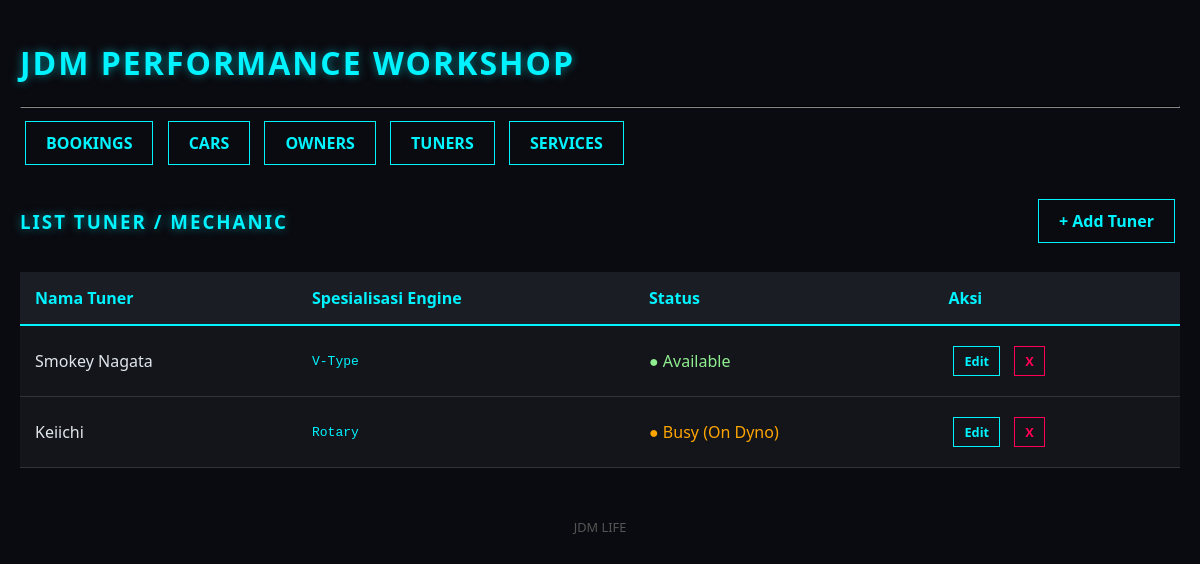
/index.php?page=mech_list, run on an earlier commit of the app's database.
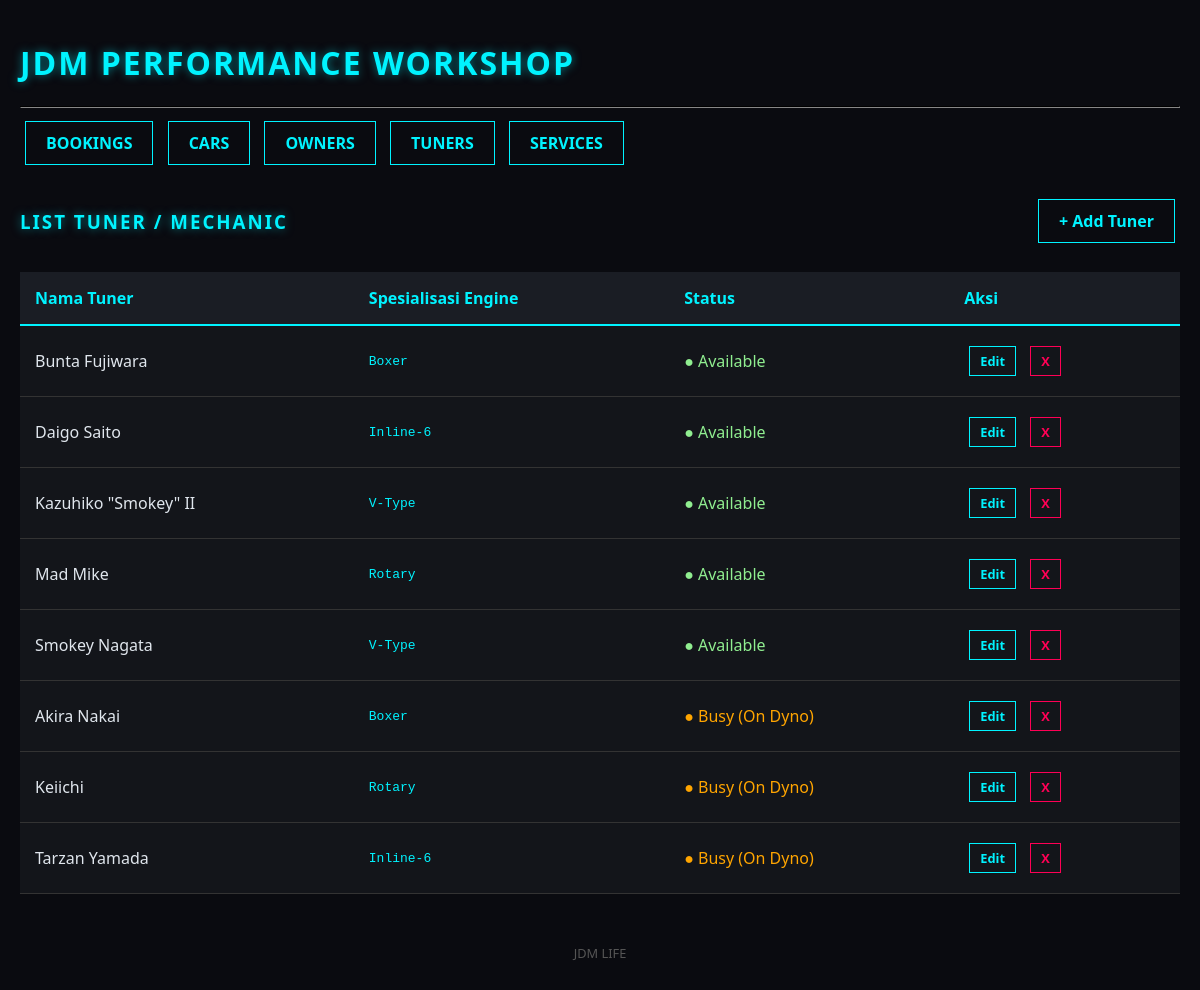
And on a later commit of the database.
### tables this page shows
CREATE TABLE `mechanics` (
  `id` int(11) NOT NULL,
  `nama_tuner` varchar(100) NOT NULL,
  `spesialisasi` enum('Rotary','Inline-6','Boxer','V-Type') NOT NULL,
  `status` enum('Available','Busy') DEFAULT 'Available'
);

### config/Database.php (called while the page is built, shortened)
<?php
class Database {
    protected $host = "localhost";
    protected $user = "root";
    protected $password = "";
    protected $db_name = "jdm_workshop";
    protected $conn;
    public function __construct() {
        $this->conn = new mysqli($this->host, $this->user, $this->password, $this->db_name);
    }
    public function execute($query) {
        return $this->conn->query($query);
    }
}
?>

### models/MechanicModel.php (called while the page is built, shortened)
<?php
include_once 'config/Database.php';
class MechanicModel extends Database {
    public function getAllMechanics() {
        $query = "SELECT * FROM mechanics ORDER BY status ASC, nama_tuner ASC";
        return $this->execute($query);
    }
}
?>

### views/mechanics/list.php (the view)
<?php include 'views/templates/header.php'; ?>
<div style="display: flex; justify-content: space-between; align-items: center;">
    <h3>List Tuner / Mechanic</h3>
    <a href="index.php?page=mech_add" class="btn">+ Add Tuner</a>
</div>
<table>
    <thead>
        <tr>
            <th>Nama Tuner</th>
            <th>Spesialisasi Engine</th>
            <th>Status</th>
            <th>Aksi</th>
        </tr>
    </thead>
    <tbody>
        <?php foreach ($viewModel->mechList as $mech): ?>
        <tr>
            <td><?= $mech->nama ?></td>
            <td style="font-family:monospace; color:var(--neon-blue)"><?= $mech->spec ?></td>
            <td><?= $mech->status_display ?></td>
            <td>
                <a href="index.php?page=mech_edit&id=<?= $mech->id ?>" class="btn" style="padding:5px 10px; font-size:0.8em">Edit</a>
                <a href="index.php?page=mech_delete&id=<?= $mech->id ?>" class="btn btn-danger" style="padding:5px 10px; font-size:0.8em" onclick="return confirm('Hapus tuner?')">X</a>
            </td>
        </tr>
        <?php endforeach; ?>
    </tbody>
</table>
<?php include 'views/templates/footer.php'; ?>

### viewmodels/MechanicViewModel.php (shortened to what this page needs)
<?php
include_once 'models/MechanicModel.php';
class MechanicViewModel {
    private $model;
    public function __construct() {
        $this->model = new MechanicModel();
    }
    public function viewMechanics() {
        $result = $this->model->getAllMechanics();
        while ($row = $result->fetch_assoc()) {
            $mech = new stdClass();
            $mech->id = $row['id'];
            $mech->nama = $row['nama_tuner'];
            $mech->spec = $row['spesialisasi'];
            if ($row['status'] == 'Available') {
                $mech->status_display = "<span style='color:lightgreen'>● Available</span>";
            } else {
                $mech->status_display = "<span style='color:orange'>● Busy (On Dyno)</span>";
            }
        }
    }
}
?>

What changed in the data, as far as the page shows it:
added mechanics: nama_tuner "Bunta Fujiwara", spesialisasi "Boxer"
added mechanics: nama_tuner "Daigo Saito", spesialisasi "Inline-6"
added mechanics: nama_tuner "Kazuhiko \"Smokey\" II", spesialisasi "V-Type"
added mechanics: nama_tuner "Mad Mike", spesialisasi "Rotary"
added mechanics: nama_tuner "Akira Nakai", spesialisasi "Boxer"
added mechanics: nama_tuner "Tarzan Yamada", spesialisasi "Inline-6"
